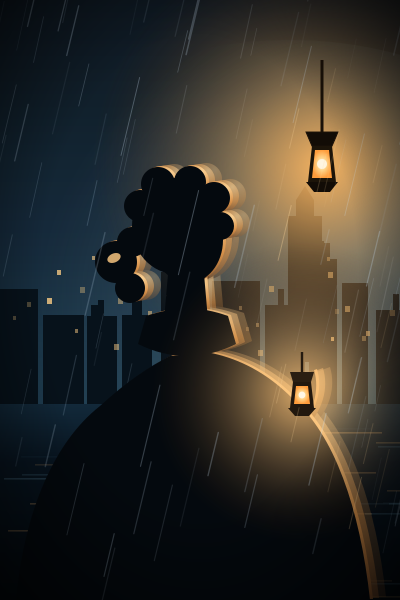
#> input picture tools/cards/vesper-quill/portrait.png, 400 x 600 px
$ python make_portrait.py
#> lines starting #> are read from the running program, lines starting #| are printed output that depends on the picture
#!/usr/bin/env python3
"""Generate the original portrait used by the Vesper Quill character card.

Writes portrait.svg (vector source, deterministic) and portrait.png (400x600,
the image SillyTavern shows for the card). No network access, no third-party
assets: every shape here is generated from a fixed seed.

Usage:
    python3 tools/cards/vesper-quill/make_portrait.py
"""

from __future__ import annotations

import random
import shutil
import subprocess
import sys
from pathlib import Path

HERE = Path(__file__).resolve().parent
W, H = 400, 600
SEED = 20261020


def lamp_glow(cx: float, cy: float, r: float, inner: str, outer: str, op: float) -> str:
    return f"""  <radialGradient id="glow{cx:.0f}_{cy:.0f}" cx="50%" cy="50%" r="50%">
    <stop offset="0%" stop-color="{inner}" stop-opacity="{op}"/>
    <stop offset="38%" stop-color="{inner}" stop-opacity="{op * 0.45:.3f}"/>
    <stop offset="100%" stop-color="{outer}" stop-opacity="0"/>
  </radialGradient>"""


def build_svg() -> str:
    rng = random.Random(SEED)
    parts: list[str] = []

    # ---------------------------------------------------------------- defs
    defs = [
        """  <linearGradient id="sky" x1="0" y1="0" x2="0" y2="1">
    <stop offset="0%" stop-color="#071018"/>
    <stop offset="42%" stop-color="#102435"/>
    <stop offset="72%" stop-color="#1b3b4e"/>
    <stop offset="100%" stop-color="#0a1a24"/>
  </linearGradient>""",
        """  <linearGradient id="water" x1="0" y1="0" x2="0" y2="1">
    <stop offset="0%" stop-color="#12293a"/>
    <stop offset="30%" stop-color="#081521"/>
    <stop offset="100%" stop-color="#040b11"/>
  </linearGradient>""",
        """  <radialGradient id="horizon" cx="72%" cy="50%" r="60%">
    <stop offset="0%" stop-color="#6d8fa0" stop-opacity="0.55"/>
    <stop offset="100%" stop-color="#6d8fa0" stop-opacity="0"/>
  </radialGradient>""",
        """  <radialGradient id="rim" cx="78%" cy="22%" r="85%">
    <stop offset="0%" stop-color="#ffd79a"/>
    <stop offset="55%" stop-color="#d9924a"/>
    <stop offset="100%" stop-color="#7a4a26"/>
  </radialGradient>""",
        """  <radialGradient id="vignette" cx="50%" cy="46%" r="72%">
    <stop offset="55%" stop-color="#000000" stop-opacity="0"/>
    <stop offset="100%" stop-color="#000000" stop-opacity="0.72"/>
  </radialGradient>""",
        """  <radialGradient id="flame" cx="50%" cy="50%" r="50%">
    <stop offset="0%" stop-color="#fffaf0"/>
    <stop offset="45%" stop-color="#ffd489"/>
    <stop offset="100%" stop-color="#ff9d3c"/>
  </radialGradient>""",
        lamp_glow(322, 168, 240, "#ffb861", "#5a2f10", 0.95),
        lamp_glow(302, 392, 150, "#ffc478", "#4a2508", 0.85),
        lamp_glow(200, 300, 300, "#2c5a70", "#08131c", 0.5),
        # the bust, kept in <defs> so it is only drawn through <use>
        """  <g id="fig">
    <path d="M16 600 C24 512 54 442 100 406 C126 382 150 366 170 356 L206 352
             C240 358 268 374 292 398 C334 434 360 508 370 600 Z"/>
    <path d="M168 274 L204 274 L208 320 L164 320 Z"/>
    <path d="M146 316 C176 306 200 306 228 316 L236 344 C204 360 170 360 138 344 Z"/>
    <ellipse cx="188" cy="240" rx="35" ry="43"/>
    <ellipse cx="176" cy="226" rx="44" ry="48"/>
    <circle cx="140" cy="206" r="16"/>
    <circle cx="158" cy="184" r="17"/>
    <circle cx="190" cy="182" r="16"/>
    <circle cx="214" cy="198" r="16"/>
    <circle cx="220" cy="226" r="14"/>
    <circle cx="132" cy="242" r="15"/>
    <circle cx="116" cy="262" r="21"/>
    <circle cx="130" cy="288" r="15"/>
    <path d="M294 432 C314 414 320 390 314 370 L292 378 C296 394 290 408 276 420 Z"/>
  </g>""",
    ]
    parts.append("<svg xmlns=\"http://www.w3.org/2000/svg\" "
                 "xmlns:xlink=\"http://www.w3.org/1999/xlink\" "
                 f"width=\"{W}\" height=\"{H}\" viewBox=\"0 0 {W} {H}\">")
    parts.append("  <defs>")
    parts.extend(defs)
    parts.append("  </defs>")

    # ------------------------------------------------------------ backdrop
    parts.append('  <rect width="400" height="600" fill="url(#sky)"/>')
    parts.append('  <ellipse cx="290" cy="300" rx="330" ry="260" fill="url(#horizon)"/>')

    # distant rain haze
    parts.append('  <rect width="400" height="600" fill="#9fc4dd" opacity="0.05"/>')

    # -------------------------------------------------------- city skyline
    sky = ['  <g fill="#07121b">']
    x = -12
    while x < W + 12:
        bw = rng.randint(26, 54)
        bh = rng.randint(34, 96)
        top = 352 - bh
        sky.append(f'    <rect x="{x}" y="{top:.1f}" width="{bw}" height="{bh + 70:.1f}"/>')
        # roof
        if rng.random() < 0.45:
            rw = rng.randint(8, 18)
            rx = x + rng.randint(3, max(4, bw - rw - 3))
            sky.append(f'    <rect x="{rx}" y="{top - rng.randint(8, 22):.1f}" '
                       f'width="{rw}" height="26"/>')
        # chimney
        if rng.random() < 0.5:
            cx = x + rng.randint(4, max(5, bw - 10))
            sky.append(f'    <rect x="{cx}" y="{top - 16:.1f}" width="6" height="18"/>')
        x += bw + rng.randint(2, 9)
    # far-bank tower with the wrong bell
    sky.append('    <rect x="288" y="216" width="34" height="146"/>')
    sky.append('    <rect x="296" y="200" width="18" height="18"/>')
    sky.append('    <path d="M296 200 L305 186 L314 200 Z"/>')
    sky.append("  </g>")
    # a few lit windows
    for _ in range(26):
        wx = rng.randint(4, 396)
        wy = rng.randint(250, 350)
        ww = rng.choice([3, 3, 4, 5])
        sky.append(f'  <rect x="{wx}" y="{wy}" width="{ww}" height="{ww + 1}" '
                   f'fill="#ffcf85" opacity="{rng.uniform(0.25, 0.8):.2f}"/>')
    parts.extend(sky)

    # ------------------------------------------------------------- the canal
    parts.append('  <rect x="0" y="404" width="400" height="196" fill="url(#water)"/>')
    for _ in range(46):
        wy = rng.randint(412, 596)
        wx = rng.randint(-10, 400)
        ww = rng.randint(16, 120)
        warm = rng.random() < 0.35
        col = "#ffbe74" if warm else "#5d8ea8"
        parts.append(f'  <rect x="{wx}" y="{wy}" width="{ww}" height="1.6" '
                     f'fill="{col}" opacity="{rng.uniform(0.05, 0.3):.2f}"/>')

    # --------------------------------------------------------- rain (back)
    rain_back = ['  <g stroke="#b9d7ef" stroke-linecap="round" opacity="0.5">']
    for _ in range(70):
        rx = rng.uniform(-60, 420)
        ry = rng.uniform(-40, 520)
        ln = rng.uniform(24, 64)
        rain_back.append(f'    <line x1="{rx:.1f}" y1="{ry:.1f}" '
                         f'x2="{rx - ln * 0.22:.1f}" y2="{ry + ln:.1f}" '
                         f'stroke-width="{rng.uniform(0.6, 1.2):.2f}" '
                         f'opacity="{rng.uniform(0.12, 0.4):.2f}"/>')
    rain_back.append("  </g>")
    parts.extend(rain_back)

    # ------------------------------------------------------ the street lamp
    parts.append('  <circle cx="322" cy="168" r="230" fill="url(#glow322_168)"/>')
    parts.append('  <g stroke="#1a1108" fill="#120c06">')
    parts.append('    <line x1="322" y1="60" x2="322" y2="132" stroke-width="3"/>')
    parts.append('    <path d="M306 132 L338 132 L332 146 L312 146 Z"/>')
    parts.append("  </g>")
    parts.append('  <path d="M312 146 L332 146 L336 182 L308 182 Z" fill="#1c1409"/>')
    parts.append('  <path d="M315 150 L329 150 L332 178 L312 178 Z" fill="url(#flame)"/>')
    parts.append('  <circle cx="322" cy="164" r="5" fill="#fff6e2" opacity="0.95"/>')
    parts.append('  <path d="M306 182 L338 182 L330 192 L314 192 Z" fill="#120c06"/>')

    # ----------------------------------------------------------- the figure
    # rim light: copies of the bust offset toward the street lamp
    parts.append('  <use xlink:href="#fig" href="#fig" fill="url(#rim)" '
                 'opacity="0.30" transform="translate(16,-3)"/>')
    parts.append('  <use xlink:href="#fig" href="#fig" fill="url(#rim)" '
                 'opacity="0.55" transform="translate(9,-2)"/>')
    parts.append('  <use xlink:href="#fig" href="#fig" fill="url(#rim)" '
                 'opacity="0.95" transform="translate(3,-1)"/>')
    parts.append('  <use xlink:href="#fig" href="#fig" fill="#04090e"/>')
    # the brass pin holding her hair
    parts.append('  <ellipse cx="114" cy="258" rx="7" ry="4.5" fill="#e8b878" '
                 'opacity="0.9" transform="rotate(-24 114 258)"/>')

    # her own hand-lamp, low and warm
    parts.append('  <circle cx="302" cy="392" r="150" fill="url(#glow302_392)"/>')
    parts.append('  <line x1="302" y1="352" x2="302" y2="372" stroke="#241a10" stroke-width="2.4"/>')
    parts.append('  <path d="M290 372 L314 372 L311 382 L293 382 Z" fill="#2a1e12"/>')
    parts.append('  <path d="M293 382 L311 382 L314 408 L290 408 Z" fill="#22180e"/>')
    parts.append('  <path d="M296 386 L308 386 L310 404 L294 404 Z" fill="url(#flame)"/>')
    parts.append('  <circle cx="302" cy="395" r="3.4" fill="#fff7e6"/>')
    parts.append('  <path d="M288 408 L316 408 L309 416 L295 416 Z" fill="#22180e"/>')

    # ---------------------------------------------------------- rain (front)
    rain_front = ['  <g stroke="#cfe6fa" stroke-linecap="round">']
    for _ in range(55):
        rx = rng.uniform(-40, 430)
        ry = rng.uniform(-60, 560)
        ln = rng.uniform(30, 86)
        rain_front.append(f'    <line x1="{rx:.1f}" y1="{ry:.1f}" '
                          f'x2="{rx - ln * 0.24:.1f}" y2="{ry + ln:.1f}" '
                          f'stroke-width="{rng.uniform(0.7, 1.5):.2f}" '
                          f'opacity="{rng.uniform(0.08, 0.3):.2f}"/>')
    rain_front.append("  </g>")
    parts.extend(rain_front)

    # a few bright streaks catching the lamp light
    for _ in range(14):
        rx = rng.uniform(280, 400)
        ry = rng.uniform(0, 500)
        ln = rng.uniform(30, 70)
        parts.append(f'  <line x1="{rx:.1f}" y1="{ry:.1f}" x2="{rx - ln * 0.24:.1f}" '
                     f'y2="{ry + ln:.1f}" stroke="#ffd79a" stroke-width="1" '
                     f'opacity="{rng.uniform(0.12, 0.34):.2f}"/>')

    # ------------------------------------------------------------- vignette
    parts.append('  <rect width="400" height="600" fill="url(#vignette)"/>')
    parts.append("</svg>")
    return "\n".join(parts) + "\n"


def main() -> int:
    svg = build_svg()
    svg_path = HERE / "portrait.svg"
    svg_path.write_text(svg, encoding="utf-8")

    png_path = HERE / "portrait.png"
    renderer = shutil.which("rsvg-convert") or shutil.which("inkscape")
    if renderer is None:
        print("rsvg-convert not found; wrote portrait.svg only", file=sys.stderr)
        return 1

    if renderer.endswith("rsvg-convert"):
        cmd = [renderer, "-w", str(W), "-h", str(H), "-o", str(png_path), str(svg_path)]
    else:
        cmd = [renderer, "-w", str(W), "-h", str(H), "-export-type", "png",
               "-o", str(png_path), str(svg_path)]
    subprocess.run(cmd, check=True)
#> (this line was passed over: subprocess is not available in this run)

    # A touch of grain so the flat vector gradients do not read as plastic.
    try:
        from PIL import Image, ImageFilter
        import random as _r

        img = Image.open(png_path).convert("RGB")
#> img is the input picture: PIL image 400x600 RGB; mean R, G, B 49.6, 47, 40.9
        noise = Image.new("L", (W, H))
#> noise: PIL image 400x600 L; every value is 0
        px = noise.load()
        rnd = _r.Random(SEED)
        for yy in range(H):
            for xx in range(W):
                px[xx, yy] = rnd.randint(0, 255)
        noise = noise.filter(ImageFilter.GaussianBlur(0.4))
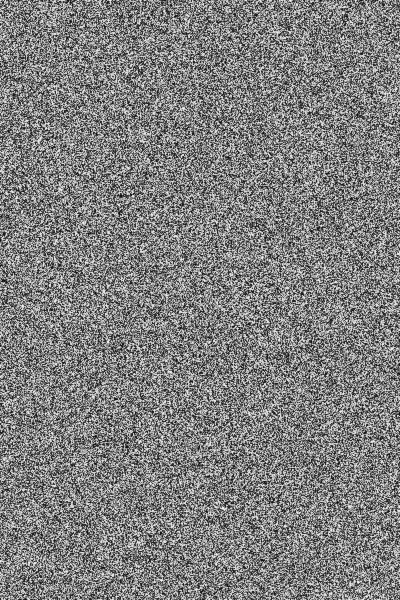
#> noise: PIL image 400x600 L; min 6, max 247, mean 127.4
        grain = Image.merge("RGB", (noise, noise, noise)).point(lambda v: 128 + (v - 128) // 7)
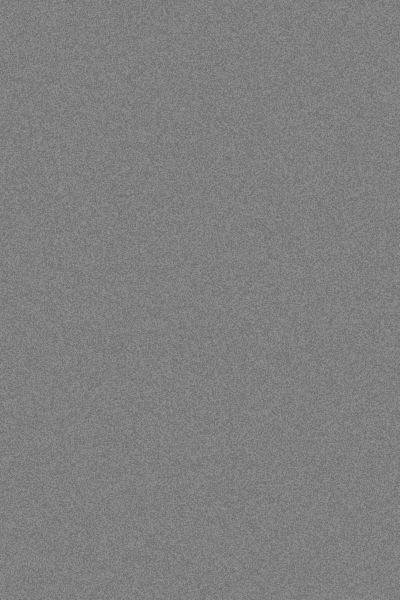
#> grain: PIL image 400x600 RGB; min 110, max 145, mean 127.5
        img = Image.blend(img, grain, 0.05)
        img.save(png_path)
    except Exception as exc:  # grain is optional
        print(f"grain pass skipped: {exc}", file=sys.stderr)

    print(f"wrote {svg_path}")
    print(f"wrote {png_path}")
    return 0


if __name__ == "__main__":
    raise SystemExit(main())
#> (the program exits here)
